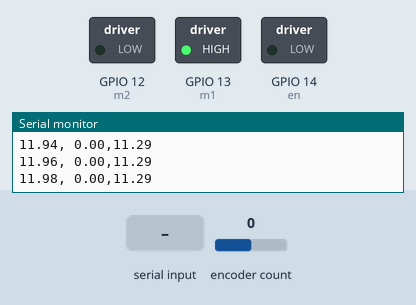
This sketch was run on a simulated ESP32. Parts: switched loads named in the sketch (green lamp = pin HIGH), the last lines printed to the serial monitor. The test bench sets the inputs (shaded band); at power-on: encoder count 0.

Above: at 13.2 s.
13.3 s: "1" received over Serial
At 14.4 s:
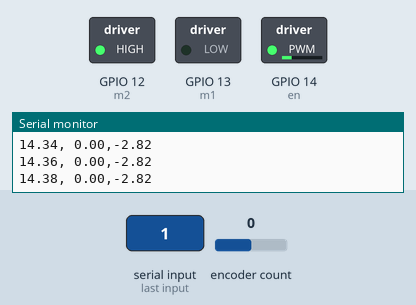
At 14.9 s:
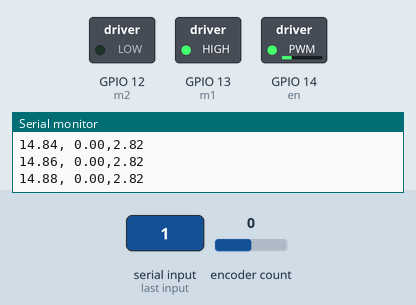
Timing chart, 0 to 22.3 s (numbered marks = the images above; inputs shaded):
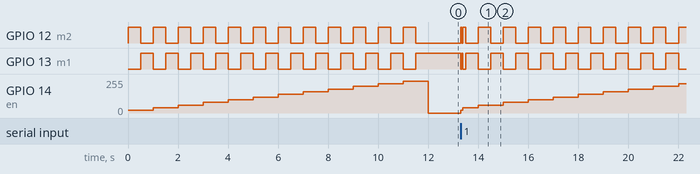

The sketch:

Variable_speed.ino
```cpp
#include <ESP32Encoder.h>

// Motor pins (update according to ESP32 GPIO numbers)
#define m1 13
#define m2 12
#define en 14
#define SampleTimeMs 20
#define StepSize 5
#define SpeedTimeMs 500
#define PPR 2000

ESP32Encoder enc;

// Encoder pins
#define enc_a 27
#define enc_b 26

double rpm;
unsigned long lastms;
unsigned long last_count = 0;
int direction = true;  // Direction flag, true for forward, false for reverse

// PWM Configuration
int PWM = 20;

void setup() {
  ESP32Encoder::useInternalWeakPullResistors = puType::up;

  // Configure motor pins
  pinMode(m1, OUTPUT);
  pinMode(m2, OUTPUT);
  enc.attachFullQuad(enc_a, enc_b);

  // Initialize serial communication
  Serial.begin(115200);

  // Initialize PWM and motor direction
  analogWrite(en, PWM);  // Use analogWrite for ESP32 PWM
  setDirection(direction);

  lastms = millis();
  sweepMotor();
  enc.clearCount();
}

void loop() {
  if (Serial.available()) {
    sweepMotor();
    while (Serial.available()) Serial.read();
  }
  // The sweepMotor function handles everything for now

  //Serial.println(enc.getCount());
  //delay(20);
}

void sweepMotor() {
  for (PWM = 20; PWM <= 240; PWM += 20) {
    for (direction = 0; direction < 2; direction++) {
      setDirection(direction);
      analogWrite(en, PWM);

      for (int j = 0; j < 25; j++) {
        RPM_calc();
        unsigned long currentTime = millis();
        Serial.print((float)currentTime / 1000.);  // Print the timestamp
        Serial.print(", ");
        Serial.print(rpm);  // Print RPM (negative for reverse)
        Serial.print(",");
        Serial.println(direction ? ((PWM * 12.0) / 255) : -((PWM * 12.0) / 255));  // Print Volt value
        while (millis() - lastms < SampleTimeMs) {
          delay(1);  // Small delay to prevent busy-waiting
        }
        lastms += SampleTimeMs;
      }
    }
    direction = 0;
  }
  analogWrite(en, 0);
}

void setDirection(bool dir) {
  if (dir) {
    digitalWrite(m1, HIGH);
    digitalWrite(m2, LOW);
  } else {
    digitalWrite(m1, LOW);
    digitalWrite(m2, HIGH);
  }
}

void RPM_calc() {
  long long Pulses = enc.getCount();
  rpm = (((double)(Pulses - last_count) / PPR) / (SampleTimeMs / 1000.0)) * 60.0;
  enc.clearCount();
}
```

Measured:
- after the input at 13.3 s, GPIO 12 (m2): goes HIGH 0.04 s, LOW 0.04 s, HIGH 0.13 s, 8 × (LOW 0.50 s, HIGH 0.50 s), LOW 0.50 s, then HIGH, starting at once; GPIO 13 (m1): goes LOW 0.04 s, HIGH 0.04 s, LOW 0.13 s, 8 × (HIGH 0.50 s, LOW 0.50 s), HIGH 0.50 s, then LOW, starting at once; GPIO 14 (en): moves from 0/255 to 220/255 over 8.7 s, starting at once
